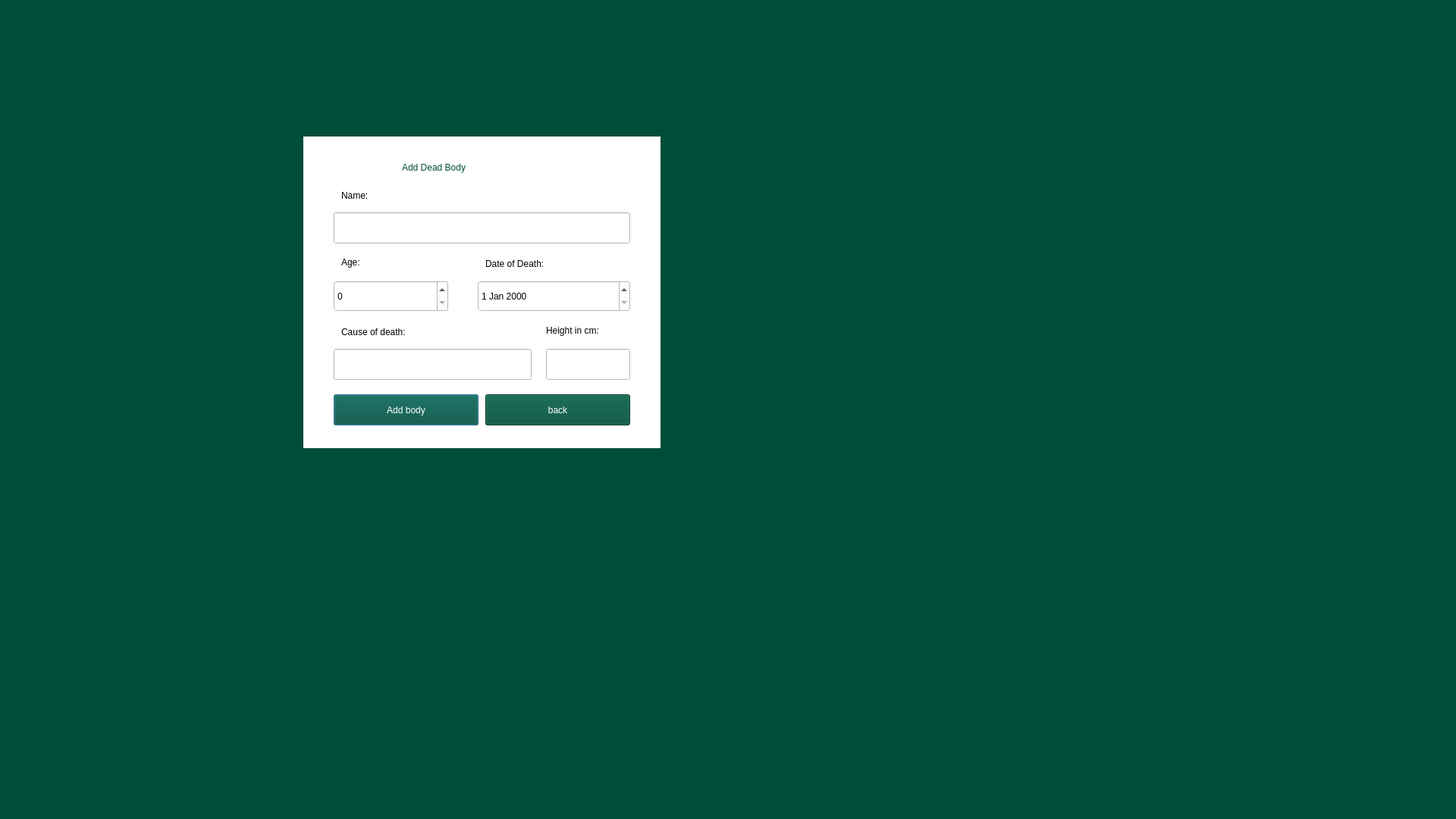
<?xml version="1.0" encoding="UTF-8"?>
<ui version="4.0">
 <class>AddDeadBodyDialog</class>
 <widget class="QDialog" name="AddDeadBodyDialog">
  <property name="geometry">
   <rect>
    <x>0</x>
    <y>0</y>
    <width>1920</width>
    <height>1080</height>
   </rect>
  </property>
  <property name="minimumSize">
   <size>
    <width>1920</width>
    <height>1080</height>
   </size>
  </property>
  <property name="windowTitle">
   <string>Dialog</string>
  </property>
  <property name="styleSheet">
   <string notr="true">background-color: rgb(0, 77, 56);
color: rgb(255, 255, 255);</string>
  </property>
  <widget class="QLineEdit" name="nameLineEdit">
   <property name="geometry">
    <rect>
     <x>440</x>
     <y>280</y>
     <width>391</width>
     <height>41</height>
    </rect>
   </property>
   <property name="styleSheet">
    <string notr="true">background-color: rgb(255, 255, 255);
color: rgb(0, 0, 0);</string>
   </property>
  </widget>
  <widget class="QSpinBox" name="ageLineEdit">
   <property name="geometry">
    <rect>
     <x>440</x>
     <y>370</y>
     <width>151</width>
     <height>41</height>
    </rect>
   </property>
   <property name="styleSheet">
    <string notr="true">background-color: rgb(255, 255, 255);
color: rgb(0, 0, 0);
font: 11pt &quot;Segoe UI&quot;;</string>
   </property>
  </widget>
  <widget class="QLineEdit" name="causeLineEdit">
   <property name="geometry">
    <rect>
     <x>440</x>
     <y>460</y>
     <width>261</width>
     <height>41</height>
    </rect>
   </property>
   <property name="styleSheet">
    <string notr="true">background-color: rgb(255, 255, 255);
color: rgb(0, 0, 0);
font: 11pt &quot;Segoe UI&quot;;</string>
   </property>
  </widget>
  <widget class="QDateEdit" name="dateLineEdit">
   <property name="geometry">
    <rect>
     <x>630</x>
     <y>370</y>
     <width>201</width>
     <height>41</height>
    </rect>
   </property>
   <property name="styleSheet">
    <string notr="true">background-color: rgb(255, 255, 255);
color: rgb(0, 0, 0);
font: 11pt &quot;Segoe UI&quot;;</string>
   </property>
  </widget>
  <widget class="QLineEdit" name="heightLineEdit">
   <property name="geometry">
    <rect>
     <x>720</x>
     <y>460</y>
     <width>111</width>
     <height>41</height>
    </rect>
   </property>
   <property name="styleSheet">
    <string notr="true">background-color: rgb(255, 255, 255);
color: rgb(0, 0, 0);
font: 11pt &quot;Segoe UI&quot;;</string>
   </property>
  </widget>
  <widget class="QPushButton" name="assigngrave">
   <property name="geometry">
    <rect>
     <x>440</x>
     <y>520</y>
     <width>191</width>
     <height>41</height>
    </rect>
   </property>
   <property name="styleSheet">
    <string notr="true">font: 14pt &quot;Segoe UI&quot;;
background-color: rgb(0, 77, 56);
color: rgb(255, 255, 255);</string>
   </property>
   <property name="text">
    <string>Add body</string>
   </property>
  </widget>
  <widget class="QLabel" name="name">
   <property name="geometry">
    <rect>
     <x>450</x>
     <y>250</y>
     <width>81</width>
     <height>16</height>
    </rect>
   </property>
   <property name="styleSheet">
    <string notr="true">background-color: rgb(255, 255, 255);
color: rgb(0, 0, 0);
font: 13pt &quot;Segoe UI&quot;;</string>
   </property>
   <property name="text">
    <string>Name:</string>
   </property>
  </widget>
  <widget class="QPushButton" name="backButton">
   <property name="geometry">
    <rect>
     <x>640</x>
     <y>520</y>
     <width>191</width>
     <height>41</height>
    </rect>
   </property>
   <property name="styleSheet">
    <string notr="true">background-color: rgb(0, 77, 56);
font: 14pt &quot;Segoe UI&quot;;
color: rgb(255, 255, 255);</string>
   </property>
   <property name="text">
    <string>back</string>
   </property>
  </widget>
  <widget class="QLabel" name="label">
   <property name="geometry">
    <rect>
     <x>400</x>
     <y>180</y>
     <width>471</width>
     <height>411</height>
    </rect>
   </property>
   <property name="styleSheet">
    <string notr="true">background-color: rgb(255, 255, 255);</string>
   </property>
   <property name="text">
    <string/>
   </property>
  </widget>
  <widget class="QLabel" name="label_2">
   <property name="geometry">
    <rect>
     <x>530</x>
     <y>200</y>
     <width>251</width>
     <height>41</height>
    </rect>
   </property>
   <property name="styleSheet">
    <string notr="true">background-color: rgb(0,0,0,0);
font: 22pt &quot;Segoe UI&quot;;
color: rgb(0, 77, 56);</string>
   </property>
   <property name="text">
    <string>Add Dead Body</string>
   </property>
  </widget>
  <widget class="QLabel" name="name_2">
   <property name="geometry">
    <rect>
     <x>450</x>
     <y>330</y>
     <width>81</width>
     <height>31</height>
    </rect>
   </property>
   <property name="styleSheet">
    <string notr="true">background-color: rgb(255, 255, 255);
color: rgb(0, 0, 0);
font: 13pt &quot;Segoe UI&quot;;</string>
   </property>
   <property name="text">
    <string>Age:</string>
   </property>
  </widget>
  <widget class="QLabel" name="name_3">
   <property name="geometry">
    <rect>
     <x>640</x>
     <y>340</y>
     <width>121</width>
     <height>16</height>
    </rect>
   </property>
   <property name="styleSheet">
    <string notr="true">background-color: rgb(255, 255, 255);
color: rgb(0, 0, 0);
font: 13pt &quot;Segoe UI&quot;;</string>
   </property>
   <property name="text">
    <string>Date of Death:</string>
   </property>
  </widget>
  <widget class="QLabel" name="name_4">
   <property name="geometry">
    <rect>
     <x>450</x>
     <y>430</y>
     <width>141</width>
     <height>16</height>
    </rect>
   </property>
   <property name="styleSheet">
    <string notr="true">background-color: rgb(255, 255, 255);
color: rgb(0, 0, 0);
font: 13pt &quot;Segoe UI&quot;;</string>
   </property>
   <property name="text">
    <string>Cause of death:</string>
   </property>
  </widget>
  <widget class="QLabel" name="name_5">
   <property name="geometry">
    <rect>
     <x>720</x>
     <y>420</y>
     <width>101</width>
     <height>31</height>
    </rect>
   </property>
   <property name="styleSheet">
    <string notr="true">background-color: rgb(255, 255, 255);
color: rgb(0, 0, 0);
font: 13pt &quot;Segoe UI&quot;;</string>
   </property>
   <property name="text">
    <string>Height in cm:</string>
   </property>
  </widget>
  <zorder>label</zorder>
  <zorder>nameLineEdit</zorder>
  <zorder>ageLineEdit</zorder>
  <zorder>causeLineEdit</zorder>
  <zorder>dateLineEdit</zorder>
  <zorder>heightLineEdit</zorder>
  <zorder>assigngrave</zorder>
  <zorder>name</zorder>
  <zorder>backButton</zorder>
  <zorder>label_2</zorder>
  <zorder>name_2</zorder>
  <zorder>name_3</zorder>
  <zorder>name_4</zorder>
  <zorder>name_5</zorder>
 </widget>
 <resources/>
 <connections/>
</ui>
